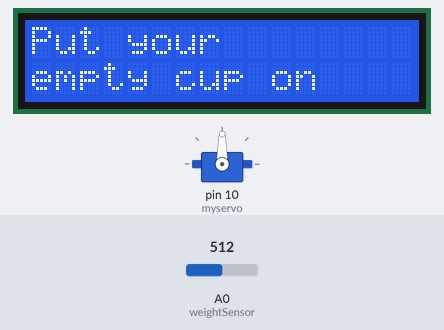
Bench run of a sketch on a simulated Arduino Uno, built with avr-gcc and run on an emulated ATmega328P. Parts: 16×2 character LCD, servo. The test bench sets the inputs (shaded band); at power-on: A0 (weightSensor) = 512. What the sketch prints to the serial monitor is not drawn.

Above: at 8.1 s.
At 13.2 s:
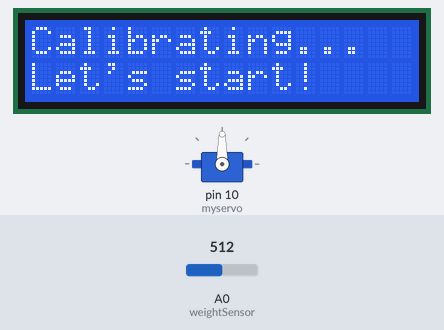
13.3 s: A0 (weightSensor) set to 751
16.3 s: A0 (weightSensor) set to 776
At 17.4 s:
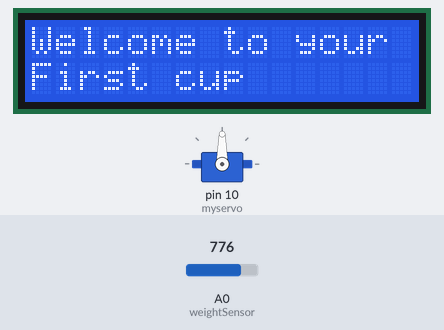
17.8 s: A0 (weightSensor) set to 714
20.8 s: A0 (weightSensor) set to 685
At 20.8 s:
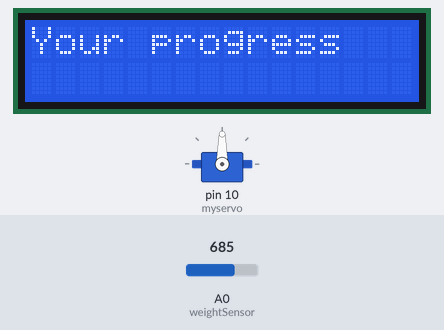
Timing chart, 0 to 23.3 s (numbered marks = the images above; inputs shaded):
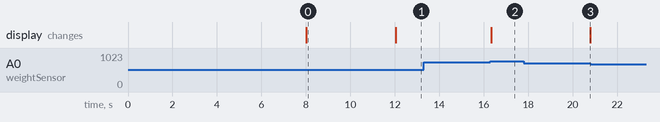

Measured:
- the behaviour switches between 760 and 761 on A0 (weightSensor) (found by bisection; images 1 and 2)
- the behaviour switches between 700 and 699 on A0 (weightSensor) (found by bisection; images 2 and 3)
- after the input at 13.3 s, every drawn part: stays the same
- after the input at 16.3 s, the display: changes at once (image 2)
- after the input at 20.8 s, every drawn part: stays the same
- what the display in image 0 shows lasts 4.0 s, from 8.0 s to 12.0 s

The sketch:

waterbottlefinal.ino
```cpp
//library I used:
#include <SPI.h>
#include <LiquidCrystal.h>
#include <Servo.h>

//Constants won't change:
int weightSensor = A0;

//Variables:
  int sensorValue = 0;
  int sensorMin = 1023;        // minimum sensor value
  int sensorMax = 0;           // maximum sensor value
  int cupMinWeight = 760;      //the net weight of the cup
  float weight = 0;
  int goal = 3;
  int pos = 90;    // variable to store the servo position

//time-sensitive variable:
  int totalDrinkVolume = 0;
  unsigned long nowTime = 0;
  int WaterLevel = 0;
  unsigned long startTime = 0;
  int reminderTime = 10000;
  int cupCounter = 0;

//variables for smoothing:
  const int numReadings = 100;
  int readings[numReadings];      // the readings from the analog input
  int readIndex = 0;              // the index of the current reading
  int total = 0;                  // the running total
  int average = 0;                // the average


LiquidCrystal lcd(9);//for lcd screen
Servo myservo;  // create servo object to control a servo
//image for progress bar
//reference: https://www.instructables.com/Simple-Progress-Bar-for-Arduino-and-LCD/
byte zero[] = {B00000,B00000,B00000,B00000,B00000,B00000,B00000,B00000};
byte one[] = {B10000,B10000,B10000,B10000,B10000,B10000,B10000,B10000};
byte two[] = {B11000,B11000,B11000,B11000,B11000,B11000,B11000,B11000};
byte three[] = {B11100,B11100,B11100,B11100,B11100,B11100,B11100,B11100};
byte four[] = {B11110,B11110,B11110,B11110,B11110,B11110,B11110,B11110};
byte five[] = {B11111,B11111,B11111,B11111,B11111,B11111,B11111,B11111};

void setup() {
    lcd.begin(16, 2);
    lcd.createChar(0, zero);
    lcd.createChar(1, one);
    lcd.createChar(2, two);
    lcd.createChar(3, three);
    lcd.createChar(4, four);
    lcd.createChar(5, five);

    Serial.begin(9600);
    myservo.attach(10);

    //initial calibration
    calibration();
    delay(6000);
    bool G_checked = 0;
    while (G_checked != 1) {
      sensorValue = analogRead (weightSensor);
      Serial.println(sensorValue);
      String sentence1 = "Put your";
      String sentence2 = "empty cup on";
      printScreen (sentence1, sentence2);
      delay(1000);
      if (sensorValue>10) {
        G_checked = 1;
      }
   }
   delay(3000);
}

void loop() {
  int raw = analogRead (weightSensor);
  Serial.println("raw reading" + String (raw));
  int averageweight = getweight();
  if (averageweight < 330) {
      getcupweight();
      delay (1000);
  }else if (averageweight > cupMinWeight) {
    String sentence1 = "Welcome to your";
    String sentence2 = "First cup";
    printScreen (sentence1, sentence2);
    delay(2000);
    dailyTask();
    delay (2000);
  }
}

void dailyTask () {//need to drink to 3L to finish daily task
  delay (2000); //wait for cup and water to balance
  WaterLevel = getweight();
  startTime = millis ();

  while (1) {
    sensorValue = getweight();
    nowTime = millis ();
    //the person take up the cup to drink:
    if (sensorValue ==0){ //the cup is up
      while (getweight() ==0) { //cup is not yet returned
        continue;
      }
      delay (3000); //cup is back, wait for water to balance
      int newWaterLevel = getweight(); //get the water volume
      nowTime = millis(); //update the time

      if (newWaterLevel <= WaterLevel) { //drink something from the cup
        totalDrinkVolume += WaterLevel - newWaterLevel;
      } else if (newWaterLevel > WaterLevel) { //new level larger than previous level, indicate the user drink and go to refill the cup
        totalDrinkVolume += WaterLevel;
        cupCounter += 1;
        Serial.println ("cup" + String (cupCounter));
        delay (3000);
      }

      //after drinking, get new level, update the time
      WaterLevel = getweight();
      startTime = nowTime;
    }

//    Serial.println (nowTime);
//    Serial.println (startTime);

    if (cupCounter >= 0 && cupCounter <=goal) {
       updateProgressBar(cupCounter);
       //have not been drinking for xxx mins, define at the top for different cases
          if (nowTime - startTime > reminderTime) {//reminder
            servoRotation();
            delay (2000);
            startTime = millis (); //update reminder time
          }
    }
    else if (cupCounter > goal) {
      String sentence1 = "Yeah!!!";
      String sentence2 = "Finished!!";
      printScreen (sentence1, sentence2);
       myservo.write(pos);

    }
  }
}


int getweight() {

 //smoothing process
    for (int i = 0; i < 100; i++){
    total = total - readings[readIndex];
    float r = analogRead (weightSensor);
    readings[readIndex] = r;
    total = total + readings[readIndex];
    readIndex = readIndex + 1;

      if (readIndex >= numReadings) {
        // ...wrap around to the beginning:
        readIndex = 0;
      }
  }
      average = total / numReadings;
//      return average;

  int fsrReading;     // the analog reading from the FSR resistor divider
  int fsrVoltage;     // the analog reading converted to voltage
  float fsrResistance;  // The voltage converted to resistance
  float fsrConductance;
  float fsrForce;       // Finally, the resistance converted to force
//
  fsrReading = analogRead (weightSensor);
//  Serial.print("Analog reading = ");
//  Serial.println(fsrReading);
//
//  // analog voltage reading ranges from about 0 to 1023 which maps to 0V to 5V (= 5000mV)
//  fsrVoltage = map(fsrReading, 0, 1023, 0, 5000);
//  Serial.print("Voltage reading in mV = ");
//  Serial.println(fsrVoltage);
//
//  //reference: https://lastminuteengineers.com/fsr-arduino-tutorial/
  if (fsrVoltage == 0) {
//    Serial.println("No pressure");
  } else {
    // The voltage = Vcc * R / (R + FSR) where R = 10K and Vcc = 5V
    // so FSR = ((Vcc - V) * R) / V
    fsrResistance = 5000 - fsrVoltage;     // fsrVoltage is in millivolts so 5V = 5000mV
    fsrResistance *= 10000;                // 10K resistor
    fsrResistance /= fsrVoltage;
    fsrConductance = 1000000;           // we measure in micromhos so
    fsrConductance /= fsrResistance;
    }

    // Use the two FSR guide graphs to approximate the force
    if (fsrConductance <= 1000) {
      fsrForce = fsrConductance / 50;
//      Serial.print("Force in Newtons: ");
//      Serial.println(fsrForce);
    } else {
      fsrForce = fsrConductance - 1000;
      fsrForce /= 30;
//      Serial.print("Force in Newtons: ");
//      Serial.println(fsrForce);
    }
//    Serial.println("avg " +String(fsrReading));
    if (fsrReading<700) {
      weight = 0;
    }else{
      weight = fsrReading*1;
    }
    Serial.println("weight " + String (weight)) ;
    return weight;

  }

int getcupweight (){
    sensorValue = getweight();
    String sentence3 = "Calibrating...";
    String sentence4 = "Let's start!";
    printScreen (sentence3, sentence4);
    delay(2000);
}

void calibration () {//function to calibrate at the begining
  Serial.println("cali start");
  while (millis() < 2000) {
    sensorValue = analogRead(weightSensor);

    // record the maximum sensor value
    if (sensorValue > sensorMax) {
      sensorMax = sensorValue;
    }

    // record the minimum sensor value
    if (sensorValue < sensorMin) {
      sensorMin = sensorValue;
    }
    lcd.setCursor(0, 0);
    lcd.print("Welcome to");
    lcd.setCursor(0, 1);
    lcd.print("your day!!");
  }
}

void updateProgressBar(int cupCounter) {
       lcd.clear();
       lcd.setCursor(0, 0);
       lcd.print("Your progress");
       int i = 0 ;
       while (i<cupCounter*4){
       lcd.setCursor(i, 1);
       lcd.write(5);
       i+=1;
       }

}

void servoRotation (){
  for (pos = 0; pos <= 180; pos += 90) {
    myservo.write(pos);
    delay(200);
  }
  for (pos = 180; pos >= 0; pos -= 90) {
    myservo.write(pos);
    delay(200);
  }
}

void printScreen (String sentence1, String sentence2) {//function to print lcd
  lcd.clear();
  lcd.setCursor(0, 0);
  lcd.print(sentence1);
  lcd.setCursor(0, 1);
  lcd.print(sentence2);
}
```
